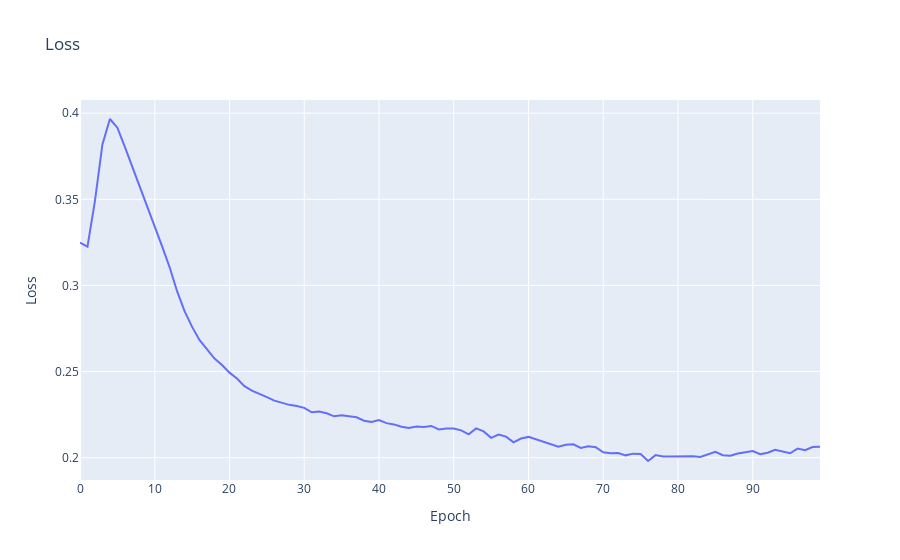

Here is the notebook cell this chart was saved with:
### Code cell
# plot loss
fig = go.Figure()
# fig.add_trace(go.Scatter(y=lstm_history.history['loss'], mode='lines', name='loss'))
fig.add_trace(go.Scatter(y=lstm_history.history['val_loss'], mode='lines', name='val_loss'))
fig.update_layout(title='Loss', xaxis_title='Epoch', yaxis_title='Loss')
fig.show()

# save figure
fig.write_image("lstm_loss.png")
